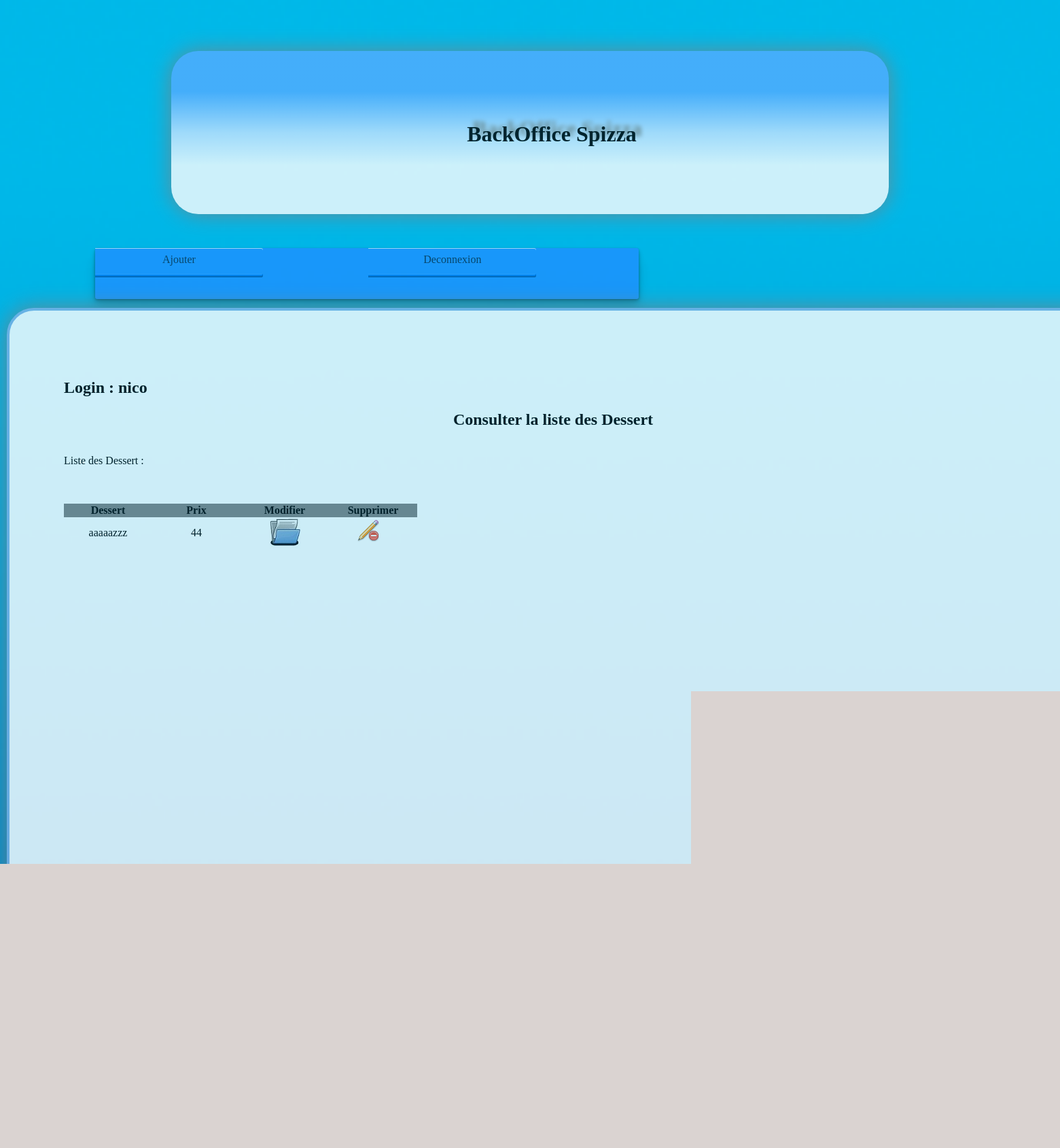
The app's page /php/ListeDessert.php (signed in) with its own data.
### tables this page shows
CREATE TABLE IF NOT EXISTS `dessert` (
  `CodeDessert` int(11) NOT NULL auto_increment,
  `NomDessert` varchar(30) NOT NULL,
  `PrixDessert` double NOT NULL,
  `image` varchar(50) NOT NULL,
  PRIMARY KEY  (`CodeDessert`)
);

### php/_function.php (called while the page is built, shortened)
<?php
function connexion()
{
	$pdo = false ;
	try {
			$pdo = new PDO(
			'mysql:host=localhost;dbname=spizza',
			'root',
			'root'
			);
			$pdo->setAttribute(PDO::ATTR_ERRMODE,PDO::ERRMODE_EXCEPTION);
		}
	catch (PDOException $err) {
			$messageErreur = $err->getMessage();
			error_log($messageErreur,0);
		}
	return $pdo ;
}
function listeDessert()
{
	$result = false;
	$pdo = connexion();
	if($pdo != false)
	{
		$listeDessert = "
						SELECT *
						FROM dessert
					";
		$result = $pdo -> query($listeDessert)->fetchall();
	}
	return $result;
}

### php/ListeDessert.php (the view, shortened to what this page needs)
<head>
</head>
<?php
	require_once('_function.php');
?>
<div class="contenu" >
	<h2>
	Login : <?php echo $_SESSION["user"];  ?>
		<h2 align="center">
		Consulter la liste des Dessert
		</h2>
	</h2>
Liste des Dessert :
<form method="POST" action="">
<table class="ficheCourante">
	<thead class="thead">
		<tr>
			<th>
				Dessert
			</th>
			<th>
				Prix
			</th>
			<th>
				Modifier
			</th>
			<th>
				Supprimer
			</th>
		</tr>
	</thead>
	<tbody>
	<?php
	$ListeDessert = listeDessert();
	for ($i = 0; $i < count($ListeDessert); $i++) {
	?>
		<tr>
			<td>
			<?php echo $ListeDessert[$i]["NomDessert"]?>
			</td>
			<td>
			<?php echo $ListeDessert[$i]["PrixDessert"]?>
			</td>
			<td>
			<input type="submit" name="ConsulterDessert" class="consulter" value="<?php echo $ListeDessert[$i]["CodeDessert"] ?>" />
			</td>
			<td>
			<input type="submit" name="SupprimerDessert" class="suppression"  value="<?php echo $ListeDessert[$i]["CodeDessert"] ?>"/>
			</td>
		</tr>
	<?php } ?>
	</tbody>
</table>
</form>

### css/General.css (style rules this page uses)
.accordeon { width:250px; }
body { margin: auto; background-image: url("aaa.jpeg"); background-size:cover; background-position: center center; opacity: 0.8; }
header { background-color: #1E90FF; width: 61em; height: 10em; margin: auto; border-radius: 2.5em; margin-top: 75px; padding: 2.5em; box-shadow: 0em 0em 2em grey; z-index: 1; background-image: -webkit-linear-gradient( top, rgba(255, 255, 255, 0.25) 25%, rgba(255, 255, 255, 0.75) 50%, rgba(255, 255, 255, 1) 70% ); background-image: -moz-linear-gradient( top, rgba(255, 255, 255, 0.25) 25%, rgba(255, 255, 255, 0.75) 50%, rgba(255, 255, 255, 1) 70% ); background-image: -ms-linear-gradient( top, rgba(255, 255, 255, 0.25) 25%, rgba(255, 255, 255, 0.75) 50%, rgba(255, 255, 255, 1) 70% ); background-image: -o-linear-gradient( top, rgba(255, 255, 255, 0.25) 25%, rgba(255, 255, 255, 0.75) 50%, rgba(255, 255, 255, 1) 70% ); background-image: linear-gradient( top, rgba(255, 255, 255, 0.25) 25%, rgba(255, 255, 255, 0.75) 50%, rgba(255, 255, 255, 1) 70% ); }
div.contenu { background-color: white; border: 0.3em solid #80B2E6; width: 90em; min-height: 65em; margin: auto; padding: 5em; margin-bottom: 2.5em; margin-top: 2.5em; border-radius: 2.5em; box-shadow: 0em 0em 2em grey; }
div.menu { width: 45em; height: 3em; margin: auto; z-index: 0; border-bottom-left-radius: 1.2em; }
table { border: 0.1em solid black; }
th { border: 0.1em solid black; width: 8em; }
table.ficheCourante { border: 0; border-collapse: collapse; }
table.ficheCourante th { border: 0; }
table.ficheCourante tr { border: 0; }
table.ficheCourante td { border: 0; text-align: center; }
.thead { background-color: grey; }
.suppression { font-size: 0; background: url(../images/supprimer.png) no-repeat; height: 38px; width: 46px; border: none; }
ul { margin-top:0px; margin-bottom:0px; margin-left:-10px }
.consulter { font-size: 0; background: url(../images/Dossier.jpg) no-repeat; height: 45px; width: 45px; border: none; }
ul { display: table; width: 800px; margin-left: -280px; margin-top: 50px; padding: 0; background: linear-gradient(deepskyblue, dodgerblue); background: -webkit-linear-gradient(deepskyblue, dodgerblue); background: -moz-linear-gradient(deepskyblue, dodgerblue); background: -ms-linear-gradient(deepskyblue, dodgerblue); background: -o-linear-gradient(deepskyblue, dodgerblue); background: linear-gradient(deepskyblue, dodgerblue); background: dodgerblue; border-radius: 3px; box-shadow: 0 1px 3px rgba(0, 0, 0, .3), 0 3px 5px rgba(0, 0, 0, .2), 0 5px 10px rgba(0, 0, 0, .2), 0 20px 20px rgba(0, 0, 0, .15); }
ul li { display: table-cell; }
ul li a { width: 231px; display: block; text-align: center; color: rgba(0, 0, 0, .7); text-decoration: none; padding: 8px 8px 17px 8px; box-shadow: 0 1px 0 rgba(255, 255, 255, .7) inset, 0 -1px 0 hsl(210, 100%, 32%) inset, 0 -2px 0 hsl(210, 100%, 38%) inset, 0 -3px 0 hsl(210, 100%, 44%) inset, 0 -4px 0 hsl(210, 100%, 50%) inset, 0 -5px 0 hsl(210, 100%, 60%) inset; transition: padding .3s; }
ul li:first-child a { border-radius: 3px 0 0 3px; }
ul li:last-child a { border-radius: 0 3px 3px 0; }
body, input { margin: 0; padding: 0; }
body { margin: 10px; background-color: #452519; }

### css/Texte.css (style rules this page uses)
p { font-family: Comic Sans MS; font-size: 15px; -webkit-margin-before:1em ; -webkit-margin-after: 0; -webkit-margin-start: 0px; -webkit-margin-end: 0px; }
#Accueil { text-decoration: none; color: black; }

### records on screen
dessert: NomDessert "aaaaazzz", PrixDessert "44", ConsulterDessert "1", SupprimerDessert "1"

### other values on screen
$_SESSION["user"] "nico"
